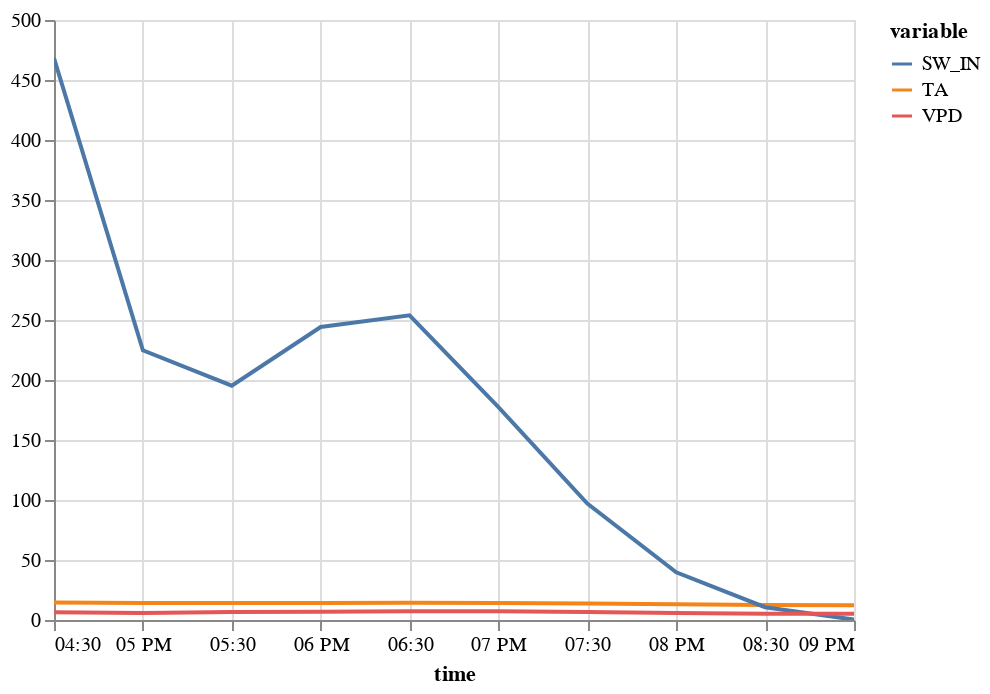

Here is the notebook cell this chart was saved with:
### Code cell
plot_line(m_df.tidy())

### Figure 1 — Vega-Lite specification as saved in the notebook (floating-point values rounded to 4 significant figures)
{"config": {"view": {"continuousWidth": 400, "continuousHeight": 300}}, "data": {"name": "data-78793625ad331c69629763c17f6779c5"}, "mark": "line", "encoding": {"color": {"field": "variable", "type": "nominal"}, "x": {"field": "time", "type": "temporal"}, "y": {"field": "value", "scale": {"zero": false}, "title": "", "type": "quantitative"}}, "params": [{"name": "param_33", "select": {"type": "interval"}, "bind": "scales"}], "$schema": "https://vega.github.io/schema/vega-lite/v5.2.0.json", "datasets": {"data-78793625ad331c69629763c17f6779c5": [{"time": "2000-06-15T16:30:00", "variable": "TA", "value": 14.65, "is_present": false}, {"time": "2000-06-15T17:00:00", "variable": "TA", "value": 14.22, "is_present": false}, {"time": "2000-06-15T17:30:00", "variable": "TA", "value": 14.11, "is_present": false}, {"time": "2000-06-15T18:00:00", "variable": "TA", "value": 14.23, "is_present": false}, {"time": "2000-06-15T18:30:00", "variable": "TA", "value": 14.4, "is_present": false}, {"time": "2000-06-15T19:00:00", "variable": "TA", "value": 14.09, "is_present": true}, {"time": "2000-06-15T19:30:00", "variable": "TA", "value": 13.71, "is_present": true}, {"time": "2000-06-15T20:00:00", "variable": "TA", "value": 13.08, "is_present": true}, {"time": "2000-06-15T20:30:00", "variable": "TA", "value": 12.41, "is_present": true}, {"time": "2000-06-15T21:00:00", "variable": "TA", "value": 12.27, "is_present": true}, {"time": "2000-06-15T16:30:00", "variable": "SW_IN", "value": 468.2, "is_present": true}, {"time": "2000-06-15T17:00:00", "variable": "SW_IN", "value": 224.8, "is_present": true}, {"time": "2000-06-15T17:30:00", "variable": "SW_IN", "value": 195.3, "is_present": true}, {"time": "2000-06-15T18:00:00", "variable": "SW_IN", "value": 244.2, "is_present": true}, {"time": "2000-06-15T18:30:00", "variable": "SW_IN", "value": 253.9, "is_present": true}, {"time": "2000-06-15T19:00:00", "variable": "SW_IN", "value": 177.3, "is_present": true}, {"time": "2000-06-15T19:30:00", "variable": "SW_IN", "value": 97.07, "is_present": true}, {"time": "2000-06-15T20:00:00", "variable": "SW_IN", "value": 39.71, "is_present": true}, {"time": "2000-06-15T20:30:00", "variable": "SW_IN", "value": 10.65, "is_present": true}, {"time": "2000-06-15T21:00:00", "variable": "SW_IN", "value": 0.32, "is_present": true}, {"time": "2000-06-15T16:30:00", "variable": "VPD", "value": 6.454, "is_present": false}, {"time": "2000-06-15T17:00:00", "variable": "VPD", "value": 5.799, "is_present": false}, {"time": "2000-06-15T17:30:00", "variable": "VPD", "value": 6.577, "is_present": false}, {"time": "2000-06-15T18:00:00", "variable": "VPD", "value": 6.931, "is_present": false}, {"time": "2000-06-15T18:30:00", "variable": "VPD", "value": 7.286, "is_present": false}, {"time": "2000-06-15T19:00:00", "variable": "VPD", "value": 7.251, "is_present": true}, {"time": "2000-06-15T19:30:00", "variable": "VPD", "value": 6.683, "is_present": true}, {"time": "2000-06-15T20:00:00", "variable": "VPD", "value": 5.851, "is_present": true}, {"time": "2000-06-15T20:30:00", "variable": "VPD", "value": 5.254, "is_present": true}, {"time": "2000-06-15T21:00:00", "variable": "VPD", "value": 5.164, "is_present": true}]}}
